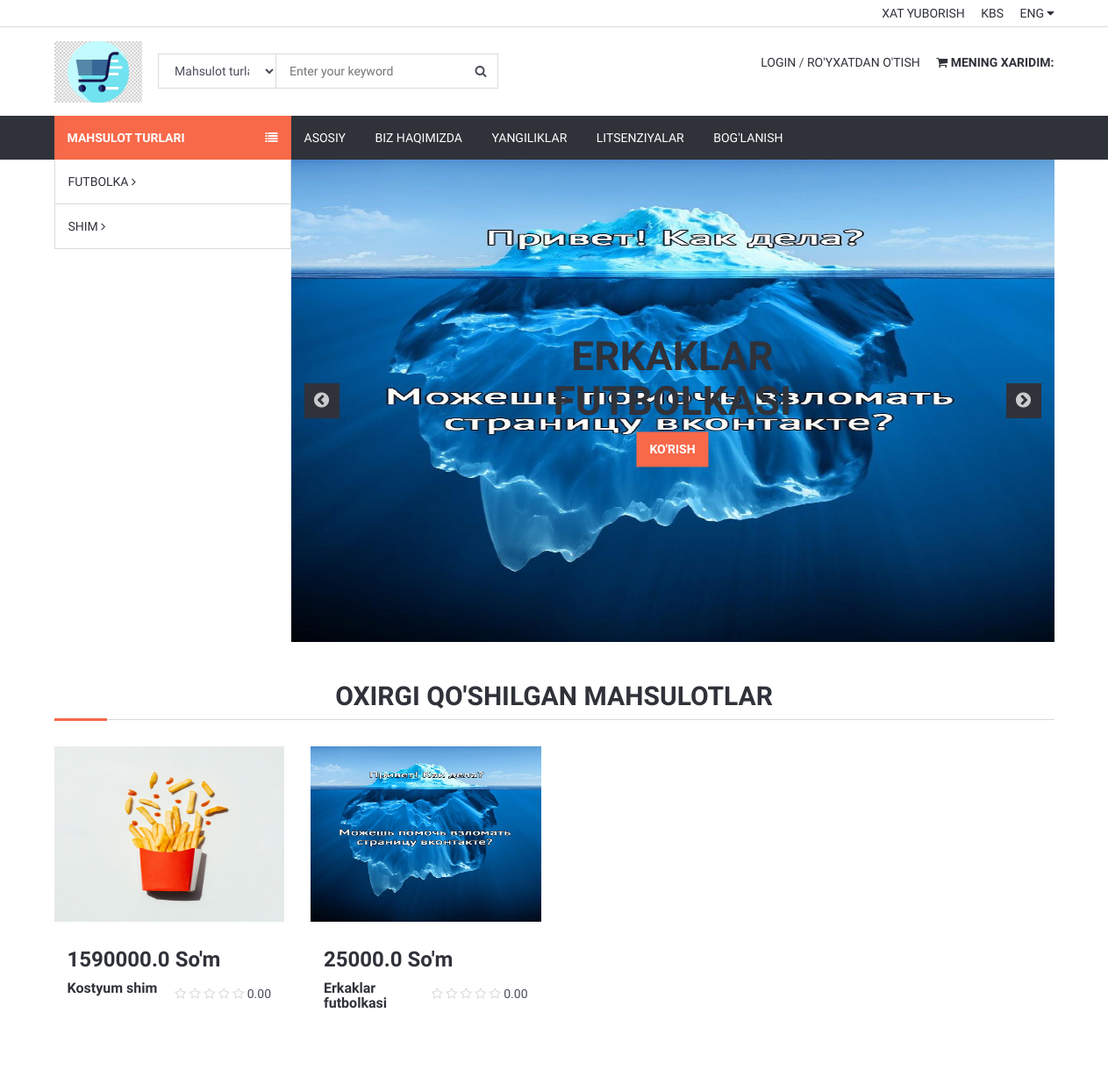
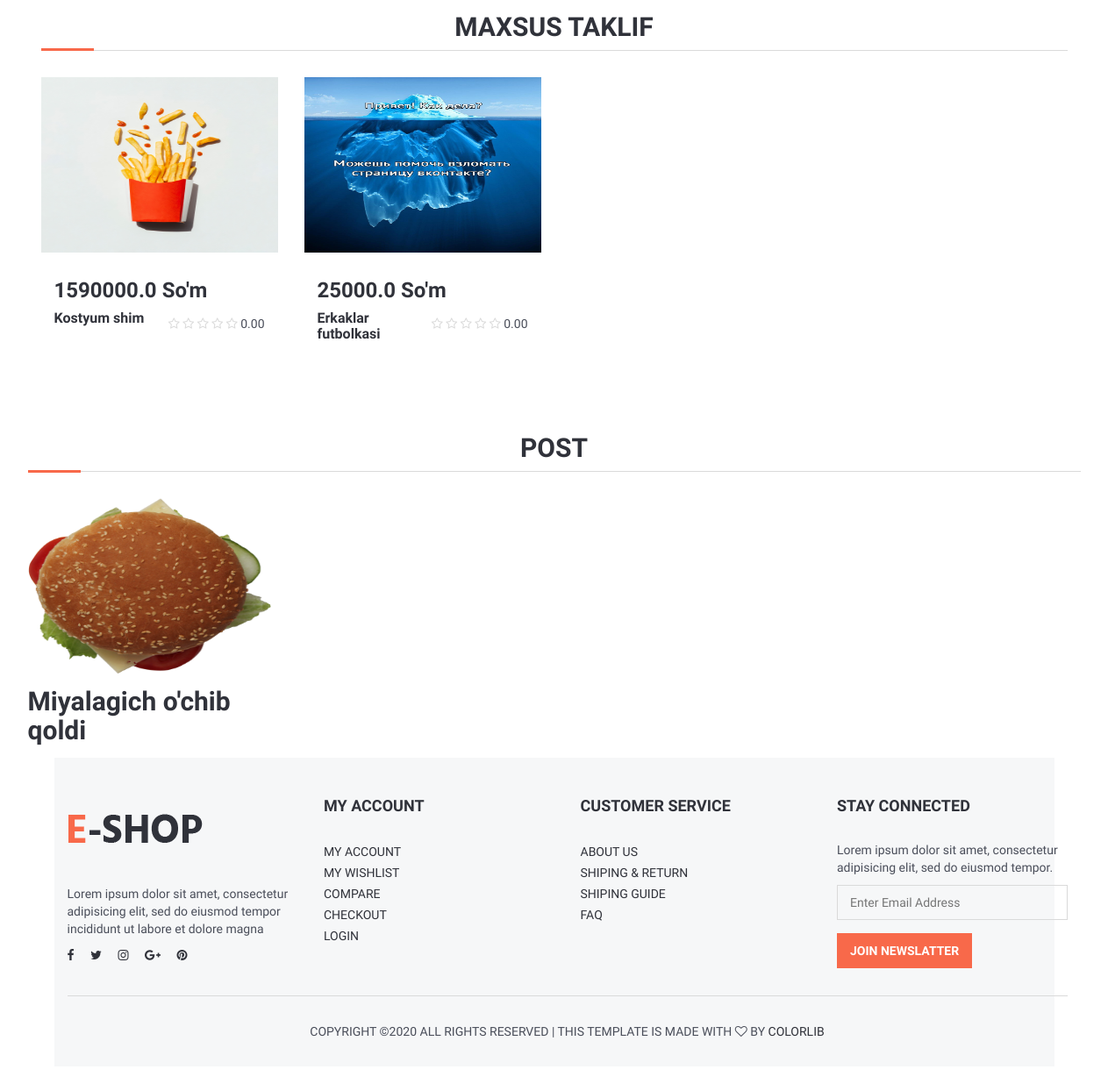
The page / on the database its author committed (2 pictures, top to bottom).
### product/models.py (models this page shows, shortened)
class Category(models.Model):
    title = models.CharField(max_length=255,unique=True)
    keywords = models.CharField(max_length=255)
    slug = models.SlugField(null=False, unique=True)
    description = models.CharField(max_length=255, blank=True)
    create_at = models.DateTimeField(auto_now_add=True)
    update_at = models.DateTimeField(auto_now=True)

class Product(models.Model):
    STATUS = (
        ('Mavjud','Mavjud'),
        ('Mavjud emas', 'Mavjud emas'),
    )
    category = models.ForeignKey(Category, on_delete=models.CASCADE)
    title = models.CharField(max_length=255, unique=True)
    keywords = models.CharField(max_length=255, unique=True)
    description = models.CharField(blank=True, max_length=255)
    image = models.ImageField(upload_to='images/', blank=True)
    price = models.FloatField()
    amount = models.IntegerField()
    minamount = models.IntegerField(default=1)
    detail = RichTextUploadingField()
    slug = models.SlugField(null=False, unique=True)
    status = models.CharField(max_length=20,choices=STATUS, default='Mavjud')
    create_at = models.DateTimeField(auto_now_add=True)
    update_at = models.DateTimeField(auto_now=True)
    def image_tag(self):
        return mark_safe('<img src="{}" height="50"/>'.format(self.image.url))
    image_tag.short_description='Image'
    def avaragereview(self):
        reviews = Comment.objects.filter(product=self, status='Mavjud').aggregate(avarage=Avg('rate'))
        avg = 0
        if reviews["avarage"] is not None:
            avg = float(reviews["avarage"])
        return avg

### home/models.py (models this page shows, shortened)
class Post(models.Model): # kompaniya yangiliklari
    title = models.CharField(max_length=255)
    description = models.CharField(max_length=255)
    detail = RichTextUploadingField()
    image = models.ImageField(upload_to='media/images/')
    author = models.CharField(max_length=255, blank=True)
    create_at = models.DateTimeField(auto_now_add=True)
    update_at = models.DateTimeField(auto_now=True)
    def image_tag(self):
        return mark_safe('<img src="{}" height="50">'.format(self.image.url))
    image_tag.short_description = 'Image'

### home/views.py (the view)
# urls.py: path('',views.index, name='index'),
def index(request):
    setting = Setting.objects.all()
    category = Category.objects.all()
    lic = License.objects.all()
    post = Post.objects.all().order_by('id')[:8]
    product_slider = Product.objects.all().order_by('id')[:6]
    product_latest = Product.objects.all().order_by('-id')[:8]
    product_picked = Product.objects.all().order_by('?')[:8]
    page = "home"
    context = {
        'setting': setting,
        'lic':lic,
        'post':post,
        'page': page,
        'category':category,
        'product_slider':product_slider,
        'product_latest':product_latest,
        'product_picked':product_picked,
    }
    return render(request,'index.html',context)

### home/templates/index.html (shortened to what this page needs)
{% extends 'homebase.html' %}
{% load static %}
{% block sidebar %}{% include 'sidebar.html' %}{% endblock %}
{% block slider %}{% include 'slider.html' %}{% endblock %}
{% block body %}{% include 'content.html' %}{% endblock %}
{% block footer %}{% include 'footer.html' %}{% endblock %}

### home/templates/sidebar.html (shortened to what this page needs)
 {% load static %}
        <div id="navigation">
            <div class="container">
                <div id="responsive-nav">
                    {% if page %}
                        <div class="category-nav">
                    {% else %}
                        <div class="category-nav show-on-click">
                    {% endif %}
                        <span class="category-header">Mahsulot turlari<i class="fa fa-list"></i></span>
                    <ul class="category-list">
                        {% for rs in category %}
                            <li class="dropdown side-dropdown">
                                <a href="/category/{{ rs.id }}/{{ rs.slug }}" >  {{ rs.title }} <i class="fa fa-angle-right"></i></a>
                            </li>
                        {% endfor %}
                        </ul>
                    </div>
                    <div class="menu-nav">
                        <ul class="menu-list">
                            <li><a href="/">Asosiy</a></li>
                            <li><a href="/about">Biz haqimizda</a></li>
                            <li><a href="/post">Yangiliklar</a></li>
                            <li><a href="/lic">Litsenziyalar</a></li>
                            <li><a href="/contact">Bog'lanish</a></li>
                        </ul>
                    </div>
                </div>
            </div>
        </div>

### home/templates/slider.html (shortened to what this page needs)
	<div id="home">
		<div class="container">
			<div class="home-wrap">
				<div id="home-slick">
                    {% for rs in product_slider %}
					<div class="banner banner-1">
						<img src="{{ rs.image.url }}" alt="" style="height: 550px">
						<div class="banner-caption text-center">
							<h1>{{ rs.title }}</h1>
                            <a href="/product/{{ rs.id }}/{{ rs.slug }}" class="primary-btn">Ko'rish</a>
						</div>
					</div>
                    {% endfor %}
				</div>
			</div>
		</div>
	</div>

### home/templates/content.html (shortened to what this page needs)
{% load static %}
	<div class="section">
		<div class="container">
			<div class="row">
				<div class="col-md-12">
                    <div class="section-title">
                        <h2 class="title" style="width: 100%; text-align: center">Oxirgi qo'shilgan mahsulotlar</h2>
                    </div>
				</div>
                {% for rs in product_latest %}
				<div class="col-md-3 col-sm-6 col-xs-6">
                    <div class="product product-single">
                        <div class="product-thumb">
                            <img src="{{ rs.image.url }}" alt="" style="height: 200px">
                        </div>
                        <div class="product-body">
                            <h3 class="product-price">{{ rs.price }} So'm</h3>
                            <div class="product-rating">
                                <i class="fa fa-star{% if rs.avaragereview < 1 %}-o empty{% endif %}"></i>
                                <i class="fa fa-star{% if rs.avaragereview < 2 %}-o empty{% endif %}"></i>
                                <i class="fa fa-star{% if rs.avaragereview < 3 %}-o empty{% endif %}"></i>
                                <i class="fa fa-star{% if rs.avaragereview < 4 %}-o empty{% endif %}"></i>
                                <i class="fa fa-star{% if rs.avaragereview < 5 %}-o empty{% endif %}"></i>
                                {{ rs.avaragereview|stringformat:".2f" }}
                            </div>
                            <h2 class="product-name"><a href="/product/{{ rs.id }}/{{ rs.slug }}">{{ rs.title }}</a></h2>
                        </div>
                    </div>
				</div>
                {% endfor %}
            			<div class="row">
				<div class="col-md-12">
                    <div class="section-title">
                        <h2 class="title" style="width: 100%; text-align: center">Maxsus taklif</h2>
                    </div>
				</div>
                {% for rs in product_picked %}
				<div class="col-md-3 col-sm-6 col-xs-6">
                    <div class="product product-single">
                        <div class="product-thumb">
                            <img src="{{ rs.image.url }}" alt="" style="height: 200px">
                        </div>
                        <div class="product-body">
                            <h3 class="product-price">{{ rs.price }} So'm</h3>
                            <div class="product-rating">
                                <i class="fa fa-star{% if rs.avaragereview < 1 %}-o empty{% endif %}"></i>
                                <i class="fa fa-star{% if rs.avaragereview < 2 %}-o empty{% endif %}"></i>
                                <i class="fa fa-star{% if rs.avaragereview < 3 %}-o empty{% endif %}"></i>
                                <i class="fa fa-star{% if rs.avaragereview < 4 %}-o empty{% endif %}"></i>
                                <i class="fa fa-star{% if rs.avaragereview < 5 %}-o empty{% endif %}"></i>
                                {{ rs.avaragereview|stringformat:".2f" }}
                            </div>
                            <h2 class="product-name"><a href="/product/{{ rs.id }}/{{ rs.slug }}">{{ rs.title }}</a></h2>
                        </div>
                    </div>
				</div>
                {% endfor %}
	<div class="row">
				<div class="col-md-12">
                    <div class="section-title">
                        <h2 class="title" style="width: 100%; text-align: center">POST</h2>
                    </div>
				</div>
                {% for rs in post %}
				<div class="col-md-3 col-sm-6 col-xs-6">
                    <div class="product product-single">
                        <div class="product-thumb">
                            <img src="{{ rs.image.url }}" alt="" style="height: 200px">
                        </div>
                        <h2>{{ rs.title }}</h2>
                    </div>
				</div>
                {% endfor %}
			</div>
		</div>
	</div>

### home/static/css/style.css (style rules this page uses)
body { font-family: 'Hind', sans-serif; color: #4A4E5A; overflow-x: hidden; }
h1, h2, h3, h4, h5, h6 { color: #30323A; margin: 0 0 10px; font-weight: 700; }
a { color: #30323A; -webkit-transition: 0.3s color; transition: 0.3s color; }
ul, ol { margin: 0; padding: 0; list-style: none }
.main-btn, .primary-btn { display: inline-block; padding: 10px 15px; text-transform: uppercase; font-weight: 700; border: none; -webkit-transition: 0.3s all; transition: 0.3s all; }
.primary-btn { color: #FFF; background-color: #F8694A; }
.section { padding-top: 30px; padding-bottom: 30px; }
.section-title { position: relative; margin-bottom: 15px; margin-top: 15px; border-bottom: 1px solid #DADADA; }
.section-title .title { display: inline-block; text-transform: uppercase; }
.section-title:after { content: ""; position: absolute; left: 0; bottom: -1.5px; height: 3px; width: 60px; background-color: #F8694A; }
#navigation { background-color: #30323A; }
#navigation .container { position: relative; }
.category-nav { float: left; width: 270px; }
.category-nav .category-header { padding: 15px; display: block; text-transform: uppercase; background: #F8694A; color: #FFF; font-weight: 700; }
.category-nav .category-header>i { float: right; line-height: 20px; }
.category-nav .category-list { position: absolute; width: 270px; background-color: #FFF; border-left: 1px solid #DADADA; border-right: 1px solid #DADADA; border-bottom: 1px solid #DADADA; z-index: 50; -webkit-transition: 0.3s all; transition: 0.3s all; }
.category-nav .category-list>li+li { border-top: 1px solid #DADADA; }
.category-nav .category-list>li>a { display: block; padding: 15px; text-transform: uppercase; }
.menu-nav .menu-list>li { display: inline-block; }
.menu-nav .menu-list>li>a { display: block; padding: 15px; color: #FFF; text-transform: uppercase; }
.banner { display: block; position: relative; margin-top: 15px; margin-bottom: 15px; }
.banner>img { width: 100%; }
.banner.banner-1 .banner-caption { position: absolute; top: 50%; left: 50%; -webkit-transform: translate(-50%, -50%); -ms-transform: translate(-50%, -50%); transform: translate(-50%, -50%); }
.banner h1 { font-size: 46px; text-transform: uppercase; }
#home .home-wrap { margin-left: 270px; }
#home-slick .banner { margin: 0px; }
.product .product-rating { display: inline-block; }
.product .product-rating>i { color: #FFB656; }
.product .product-rating>i.empty { color: #DADADA; }
.product.product-single { margin-top: 15px; margin-bottom: 15px; -webkit-transition: 0.3s all; transition: 0.3s all; }
.product.product-single .product-thumb { position: relative; margin-bottom: 15px; }
.product.product-single .product-thumb>img { width: 100%; }
.product.product-single .product-thumb:after { content: ""; position: absolute; top: 0; left: 0; right: 0; bottom: 0; background-color: #FFF; opacity: 0; visibility: hidden; z-index: 0; -webkit-transition: 0.3s all; transition: 0.3s all; }
.product.product-single .product-body { padding: 15px; }
.product.product-single .product-price { display: inline-block; }
.product.product-single .product-rating { float: right; margin-top: 5px; }
.product.product-single .product-name { font-size: 16px; }

### rows shown on the page
Category: title "FUTBOLKA"
Category: title "SHIM"
Product: image (picture), title "ERKAKLAR FUTBOLKASI", price "25000.0", avaragereview "0.00", title "Erkaklar futbolkasi"
Product: image (picture), price "1590000.0", avaragereview "0.00", title "Kostyum shim"
Post: image (picture), title "Miyalagich o'chib qoldi"
